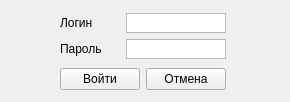
<?xml version="1.0" encoding="UTF-8"?>
<ui version="4.0">
 <class>VhodVZekBase</class>
 <widget class="QWidget" name="VhodVZekBase">
  <property name="geometry">
   <rect>
    <x>0</x>
    <y>0</y>
    <width>290</width>
    <height>102</height>
   </rect>
  </property>
  <property name="cursor">
   <cursorShape>ArrowCursor</cursorShape>
  </property>
  <property name="contextMenuPolicy">
   <enum>Qt::DefaultContextMenu</enum>
  </property>
  <property name="windowTitle">
   <string>Аутентификация</string>
  </property>
  <property name="windowIcon">
   <iconset>
    <normaloff>../../Desktop/s-l300.jpg</normaloff>../../Desktop/s-l300.jpg</iconset>
  </property>
  <widget class="QWidget" name="layoutWidget">
   <property name="geometry">
    <rect>
     <x>60</x>
     <y>10</y>
     <width>166</width>
     <height>83</height>
    </rect>
   </property>
   <layout class="QVBoxLayout" name="verticalLayout_3">
    <item>
     <layout class="QHBoxLayout" name="horizontalLayout">
      <item>
       <layout class="QVBoxLayout" name="verticalLayout_2">
        <item>
         <widget class="QLabel" name="label">
          <property name="text">
           <string>Логин</string>
          </property>
         </widget>
        </item>
        <item>
         <widget class="QLabel" name="label_2">
          <property name="text">
           <string>Пароль</string>
          </property>
         </widget>
        </item>
       </layout>
      </item>
      <item>
       <layout class="QVBoxLayout" name="verticalLayout">
        <item>
         <widget class="QTextEdit" name="textEdit">
          <property name="minimumSize">
           <size>
            <width>100</width>
            <height>20</height>
           </size>
          </property>
          <property name="maximumSize">
           <size>
            <width>100</width>
            <height>20</height>
           </size>
          </property>
          <property name="verticalScrollBarPolicy">
           <enum>Qt::ScrollBarAlwaysOff</enum>
          </property>
          <property name="horizontalScrollBarPolicy">
           <enum>Qt::ScrollBarAlwaysOff</enum>
          </property>
         </widget>
        </item>
        <item>
         <widget class="QTextEdit" name="textEdit_2">
          <property name="minimumSize">
           <size>
            <width>100</width>
            <height>20</height>
           </size>
          </property>
          <property name="maximumSize">
           <size>
            <width>100</width>
            <height>20</height>
           </size>
          </property>
          <property name="verticalScrollBarPolicy">
           <enum>Qt::ScrollBarAlwaysOff</enum>
          </property>
          <property name="horizontalScrollBarPolicy">
           <enum>Qt::ScrollBarAlwaysOff</enum>
          </property>
         </widget>
        </item>
       </layout>
      </item>
     </layout>
    </item>
    <item>
     <layout class="QHBoxLayout" name="horizontalLayout_2">
      <item>
       <widget class="QPushButton" name="pushButton">
        <property name="text">
         <string>Войти</string>
        </property>
       </widget>
      </item>
      <item>
       <spacer name="horizontalSpacer">
        <property name="orientation">
         <enum>Qt::Horizontal</enum>
        </property>
        <property name="sizeHint" stdset="0">
         <size>
          <width>40</width>
          <height>20</height>
         </size>
        </property>
       </spacer>
      </item>
      <item>
       <widget class="QPushButton" name="pushButton_2">
        <property name="text">
         <string>Отмена</string>
        </property>
       </widget>
      </item>
     </layout>
    </item>
   </layout>
  </widget>
 </widget>
 <resources/>
 <connections/>
</ui>
